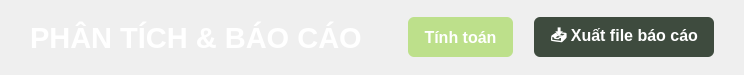
      <widget class="QFrame" name="top_bar">
       <property name="minimumSize">
        <size>
         <width>0</width>
         <height>75</height>
        </size>
       </property>
       <property name="maximumSize">
        <size>
         <width>16777215</width>
         <height>75</height>
        </size>
       </property>
       <property name="styleSheet">
        <string notr="true">QFrame#top_bar { background-color: #5BA75D; }</string>
       </property>
       <layout class="QHBoxLayout" name="horizontalLayout_topbar">
        <property name="leftMargin">
         <number>30</number>
        </property>
        <property name="rightMargin">
         <number>30</number>
        </property>
        <item>
         <widget class="QLabel" name="lbl_page_title">
          <property name="styleSheet">
           <string notr="true">color: white; font-size: 22pt; font-weight: 900;</string>
          </property>
          <property name="text">
           <string>PHÂN TÍCH &amp; BÁO CÁO</string>
          </property>
         </widget>
        </item>
        <item>
         <spacer name="horizontalSpacer_topbar">
          <property name="orientation">
           <enum>Qt::Horizontal</enum>
          </property>
          <property name="sizeHint" stdset="0">
           <size>
            <width>40</width>
            <height>20</height>
           </size>
          </property>
         </spacer>
        </item>
        <item>
         <widget class="QPushButton" name="btn_tinh_toan">
          <property name="minimumSize">
           <size>
            <width>120</width>
            <height>40</height>
           </size>
          </property>
          <property name="cursor">
           <cursorShape>PointingHandCursor</cursorShape>
          </property>
          <property name="styleSheet">
           <string notr="true">QPushButton {
    background-color: #BDE08B;
    color: white;
    border-radius: 6px;
    font-size: 12pt;
    font-weight: bold;
    padding: 5px 15px;
    margin-right: 15px;
}
QPushButton:hover { background-color: #427C44; }</string>
          </property>
          <property name="text">
           <string>Tính toán</string>
          </property>
         </widget>
        </item>
        <item>
         <widget class="QPushButton" name="btn_xuat_bao_cao">
          <property name="minimumSize">
           <size>
            <width>180</width>
            <height>40</height>
           </size>
          </property>
          <property name="cursor">
           <cursorShape>PointingHandCursor</cursorShape>
          </property>
          <property name="styleSheet">
           <string notr="true">QPushButton {
    background-color: #3E4B3E; /* Màu xanh đen xám của nút */
    color: white;
    border-radius: 6px;
    font-size: 12pt;
    font-weight: bold;
    padding: 5px 15px;
}
QPushButton:hover { background-color: #2F392F; }</string>
          </property>
          <property name="text">
           <string>📥 Xuất file báo cáo</string>
          </property>
         </widget>
        </item>
       </layout>
      </widget>
